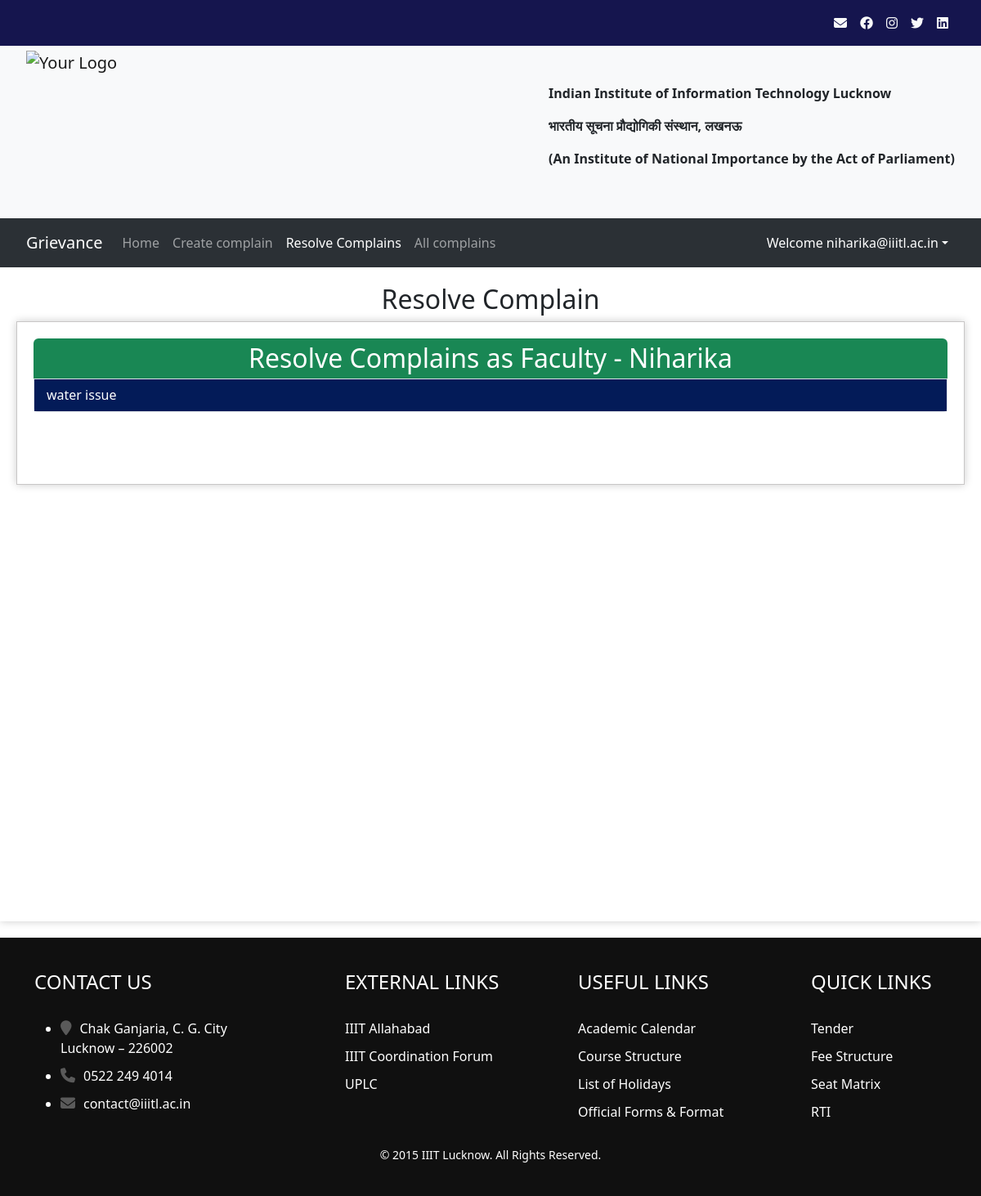
Page /respondcomplain (signed in) on the earlier database version.
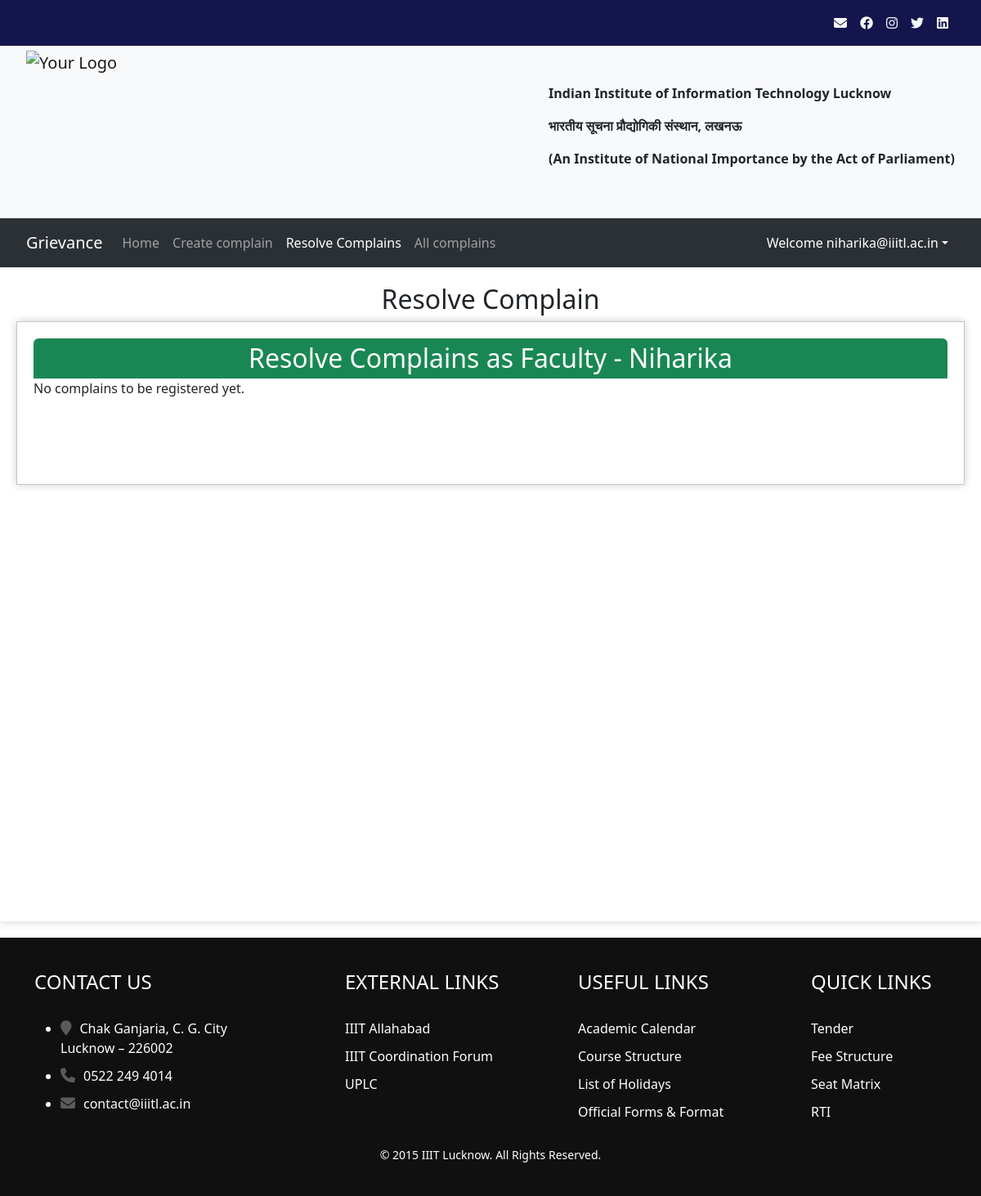
Same page on the later database version.
### complainapp/models.py (models this page shows, shortened)
class Designation(models.Model):
    id = models.AutoField
    name = models.CharField(max_length=100)
    description = models.CharField(max_length=500)
    parent = models.ForeignKey('self', blank=True, default=" ", null=True, on_delete=models.CASCADE)
    designation_holder = models.ForeignKey(Profile, on_delete=models.CASCADE, related_name='designation_holder')

class Complain(models.Model):
    id = models.AutoField
    heading = models.CharField(max_length=300)
    description = models.TextField()
    registered_by = models.ForeignKey(Profile, on_delete=models.CASCADE)
    registered_to = models.ForeignKey('Designation', on_delete=models.CASCADE)
    registered_date = models.DateField(default=now, db_index=True)
    response_date = models.DateField(default=datetime.utcnow() + timedelta(days=2))
    completed = models.BooleanField(default=False)
    likes = models.ManyToManyField(User,related_name="postlike", blank=True, db_index=True)

### complainapp/views.py (the view)
    def wrapper(*args, **kwargs):
        check_escalation()
        return func(*args, **kwargs)

### complainapp/context_processors.py (called while the page is built)
def has_designation(request):
    user = request.user
    if user.is_superuser:
        return {'has_designation': True}
    has_designation = False
    if user.is_authenticated:
        has_designation = Profile.objects.get(user=user).designation_holder.exists()
    return {'has_designation': has_designation}

### complainapp/templatetags/urlactive.py (called while the page is built)
@register.simple_tag(takes_context=True)
def navactive(context, url):
    if context['request'].path == reverse(url):
        return 'active'
    return ''

### complainapp/views.py (called while the page is built, shortened)
def check_escalation():
    global TODAY_DATE
    with lock:
        if TODAY_DATE is not None and TODAY_DATE == timezone.datetime.now().date():
            return
        TODAY_DATE = timezone.datetime.now().date()

def check_escalation_wrapper(func):
    def wrapper(*args, **kwargs):
        check_escalation()
        return func(*args, **kwargs)
    return wrapper

def check_designation(user):
    return Profile.objects.get(user=user).designation_holder.exists()

### templates/complainapp/respondcomplain.html (shortened to what this page needs)
{% extends 'complainapp/basic.html' %}
{% load static %}
{% block style %}
<link rel="stylesheet" href="{% static '/css/complainapp/respondcomplain.css' %}">
{% endblock style %}
{% block body %}
{% if user.is_authenticated %}
<div class="content-enclosure">
    <h2 class="text-center">Resolve Complain</h2>
    {% for designation, complains in complains_list.items %}
    <div class="designation-wrap-complains">
        <div class="complains1" style="min-height:200px">
            <h2 class="bg-success text-white rounded-top" style="text-align:center; margin:0;padding:5px;">Resolve
                Complains as {{designation.name}}</h2>
            <div class="list-group complain-list" style="border-radius:0px 0px 5px 5px">
                {% for complain in complains %}
                <div class="list-group-item list-group-item-action complain-class" aria-current="true">
                    <h6 class="complain-subject">{{ complain.heading }}</h6>
                </div>
                {% empty %}
                <p>No complains to be registered yet.</p>
                {% endfor %}
            </div>
        </div>
    </div>
    {% endfor %}
</div>
{% endif %}
{% endblock body %}

Differences in the rows shown:
changed Designation "Faculty - Niharika": loses Complain (heading "water issue"); now shows "No complains to be registered yet."
